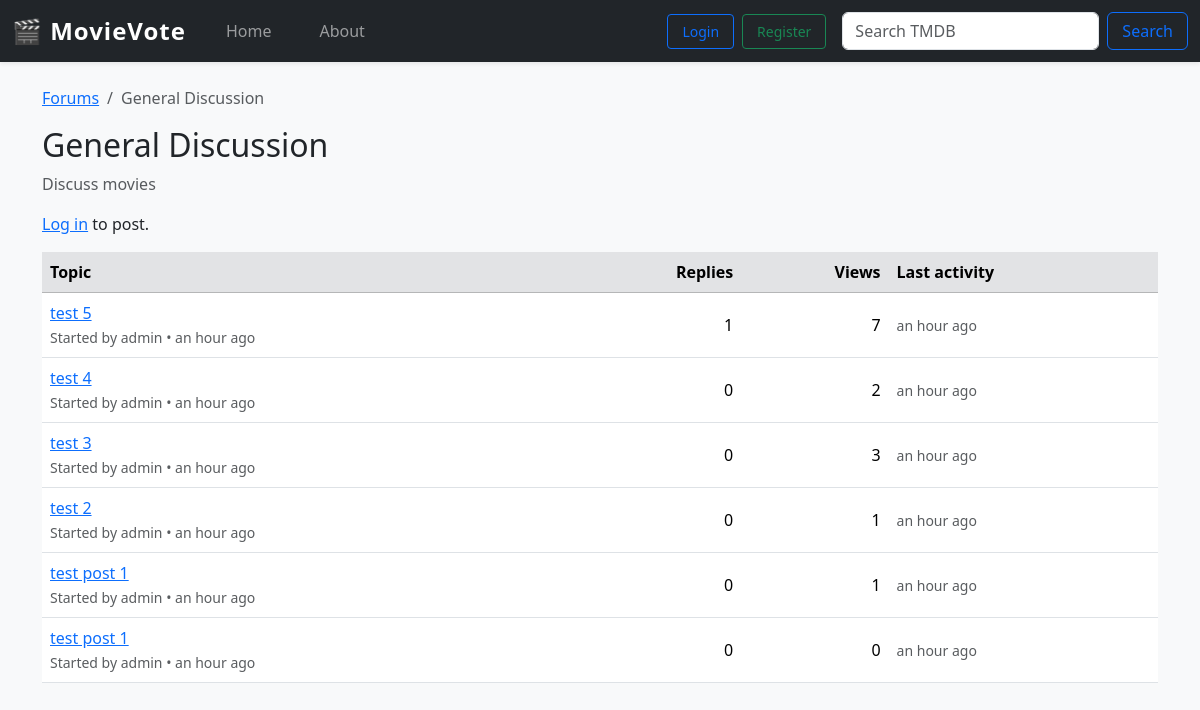
Page /forum/general-discussion/ on the earlier database version.
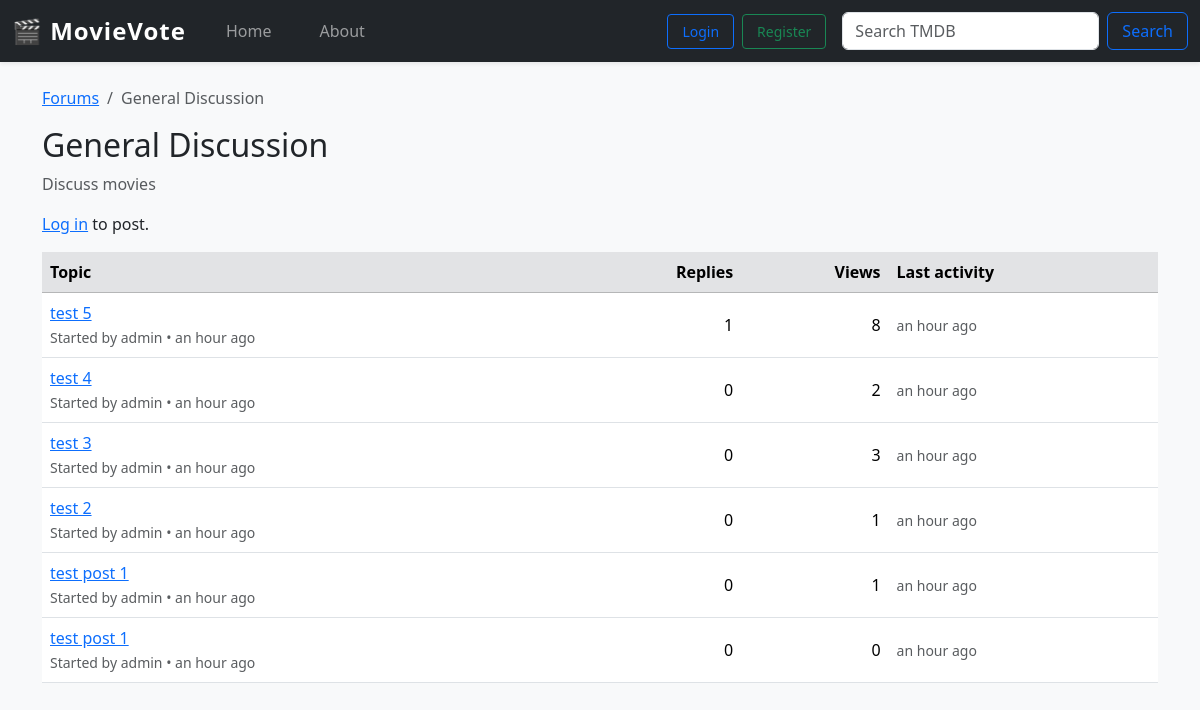
Same page on the later database version.
### forum/models.py (models this page shows, shortened)
class Topic(models.Model):
    forum       = models.ForeignKey(Forum, related_name="topics",
                                    on_delete=models.CASCADE)
    title       = models.CharField(max_length=140)
    slug        = models.SlugField(max_length=150, blank=True)
    starter     = models.ForeignKey(User, on_delete=models.CASCADE)
    created_at  = models.DateTimeField(default=timezone.now)
    updated_at  = models.DateTimeField(default=timezone.now)
    view_count  = models.PositiveIntegerField(default=0)
    reply_count = models.PositiveIntegerField(default=0)
    pinned      = models.BooleanField(default=False)
    locked      = models.BooleanField(default=False)
    class Meta:
        ordering = ("-pinned", "-updated_at")

### forum/views.py (the view)
# urls.py: path("<slug:forum>/",        views.TopicList.as_view(), name="board"),
class TopicList(ListView):
    paginate_by = 25
    template_name = "forum/board.html"
    context_object_name = "topics"
    def get_queryset(self):
        self.board = get_object_or_404(Forum, slug=self.kwargs["forum"])
        return self.board.topics.select_related("starter")
    def get_context_data(self, **kwargs):
        ctx = super().get_context_data(**kwargs)
        ctx["board"] = self.board
        return ctx

### templates/forum/board.html (shortened to what this page needs)
{% extends "movies/base.html" %}
{% load humanize %}
{% block content %}
<nav aria-label="breadcrumb">
  <ol class="breadcrumb">
    <li class="breadcrumb-item"><a href="{% url 'forum:index' %}">Forums</a></li>
    <li class="breadcrumb-item active" aria-current="page">{{ board.name }}</li>
  </ol>
</nav>
<h2>{{ board.name }}</h2>
<p class="text-muted">{{ board.blurb }}</p>
{% if user.is_authenticated %}
  <a class="btn btn-primary mb-3"
     href="{% url 'forum:topic_new' board.slug %}">
     Start New Topic
  </a>
{% else %}
  <p><a href="{% url 'login' %}">Log in</a> to post.</p>
{% endif %}
<div class="table-responsive">
  <table class="table table-hover align-middle">
    <thead class="table-secondary">
      <tr>
        <th>Topic</th>
        <th class="text-end">Replies</th>
        <th class="text-end">Views</th>
        <th>Last activity</th>
      </tr>
    </thead>
    <tbody>
    {% for t in topics %}
      <tr>
        <td>
          <a href="{% url 'forum:topic' board.slug t.pk t.slug %}">
            {{ t.title }}
          </a><br>
          <small class="text-muted">
            Started by {{ t.starter }} • {{ t.created_at|naturaltime }}
          </small>
        </td>
        <td class="text-end">{{ t.reply_count }}</td>
        <td class="text-end">{{ t.view_count }}</td>
        <td class="text-muted small">{{ t.updated_at|naturaltime }}</td>
      </tr>
    {% empty %}
      <tr><td colspan="4">No topics yet.</td></tr>
    {% endfor %}
    </tbody>
  </table>
</div>
{% endblock %}

Differences in the rows shown:
changed Topic "test 5": view_count "7" → "8"
